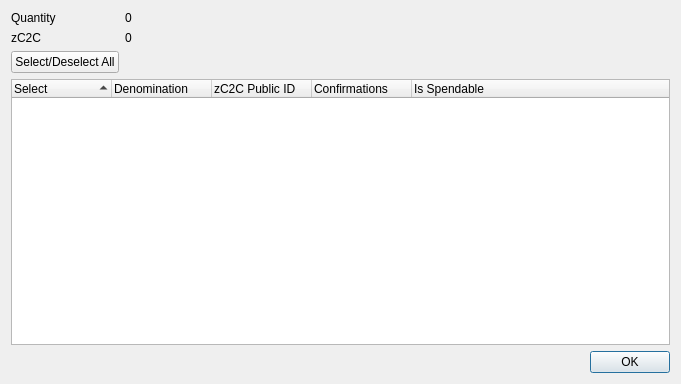
<?xml version="1.0" encoding="UTF-8"?>
<ui version="4.0">
 <class>ZC2CControlDialog</class>
 <widget class="QDialog" name="ZC2CControlDialog">
  <property name="geometry">
   <rect>
    <x>0</x>
    <y>0</y>
    <width>681</width>
    <height>384</height>
   </rect>
  </property>
  <property name="minimumSize">
   <size>
    <width>681</width>
    <height>384</height>
   </size>
  </property>
  <property name="windowTitle">
   <string>Select zC2C to Spend</string>
  </property>
  <layout class="QGridLayout" name="gridLayout">
   <item row="0" column="0">
    <layout class="QFormLayout" name="formLayout">
     <property name="sizeConstraint">
      <enum>QLayout::SetDefaultConstraint</enum>
     </property>
     <item row="0" column="0">
      <widget class="QLabel" name="labelQuantity">
       <property name="text">
        <string>Quantity</string>
       </property>
      </widget>
     </item>
     <item row="0" column="1">
      <widget class="QLabel" name="labelQuantity_int">
       <property name="text">
        <string>0</string>
       </property>
      </widget>
     </item>
     <item row="1" column="0">
      <widget class="QLabel" name="labelZC2C">
       <property name="text">
        <string>zC2C</string>
       </property>
      </widget>
     </item>
     <item row="1" column="1">
      <widget class="QLabel" name="labelZC2C_int">
       <property name="text">
        <string>0</string>
       </property>
      </widget>
     </item>
     <item row="2" column="0">
      <widget class="QPushButton" name="pushButtonAll">
       <property name="text">
        <string>Select/Deselect All</string>
       </property>
      </widget>
     </item>
    </layout>
   </item>
   <item row="1" column="0">
    <layout class="QVBoxLayout" name="verticalLayout">
     <item>
      <widget class="QTreeWidget" name="treeWidget">
       <property name="minimumSize">
        <size>
         <width>0</width>
         <height>250</height>
        </size>
       </property>
       <property name="alternatingRowColors">
        <bool>true</bool>
       </property>
       <property name="sortingEnabled">
        <bool>true</bool>
       </property>
       <property name="columnCount">
        <number>5</number>
       </property>
       <attribute name="headerDefaultSectionSize">
        <number>100</number>
       </attribute>
       <column>
        <property name="text">
         <string notr="true">Select</string>
        </property>
       </column>
       <column>
        <property name="text">
         <string notr="true">Denomination</string>
        </property>
       </column>
       <column>
        <property name="text">
         <string notr="true">zC2C Public ID</string>
        </property>
       </column>
       <column>
        <property name="text">
         <string notr="true">Confirmations</string>
        </property>
       </column>
       <column>
        <property name="text">
         <string>Is Spendable</string>
        </property>
       </column>
      </widget>
     </item>
     <item>
      <widget class="QDialogButtonBox" name="buttonBox">
       <property name="orientation">
        <enum>Qt::Horizontal</enum>
       </property>
       <property name="standardButtons">
        <set>QDialogButtonBox::Ok</set>
       </property>
      </widget>
     </item>
    </layout>
   </item>
  </layout>
 </widget>
 <resources/>
 <connections>
  <connection>
   <sender>buttonBox</sender>
   <signal>accepted()</signal>
   <receiver>ZC2CControlDialog</receiver>
   <slot>accept()</slot>
   <hints>
    <hint type="sourcelabel">
     <x>248</x>
     <y>254</y>
    </hint>
    <hint type="destinationlabel">
     <x>157</x>
     <y>274</y>
    </hint>
   </hints>
  </connection>
  <connection>
   <sender>buttonBox</sender>
   <signal>rejected()</signal>
   <receiver>ZC2CControlDialog</receiver>
   <slot>reject()</slot>
   <hints>
    <hint type="sourcelabel">
     <x>316</x>
     <y>260</y>
    </hint>
    <hint type="destinationlabel">
     <x>286</x>
     <y>274</y>
    </hint>
   </hints>
  </connection>
 </connections>
</ui>
